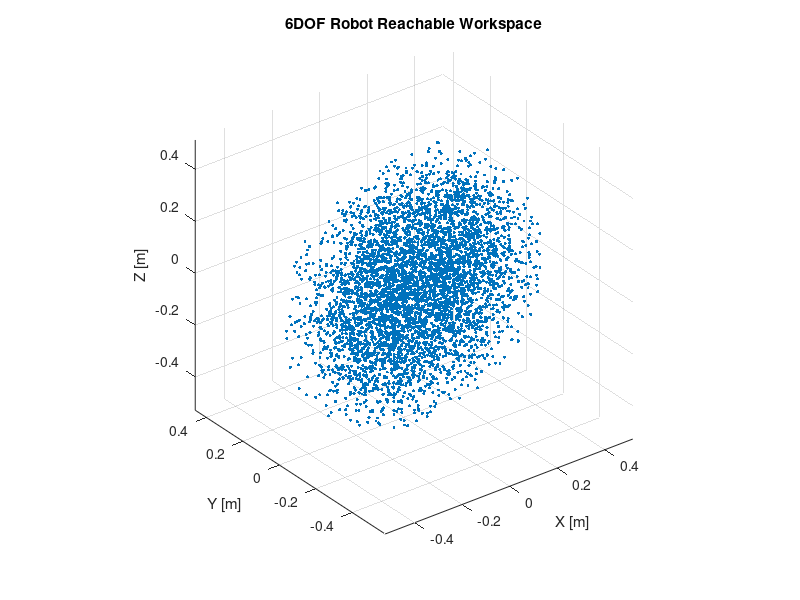

MATLAB code to generate this figure:
clc; clear; close all;

% Robot Parameters
a1 = 0.2;
a2 = 0.15;
a3 = 0.08;
d1 = 0.06;
d2 = 0.06;
d3 = 0.06;
d4 = 0.03;

% Number of samples
num_samples = 5000;

% Storing end-effector positions
positions = zeros(num_samples, 3);

for i = 1:num_samples
    % Generating random joint angles between -pi to pi
    q = (2*pi)*rand(6,1) - pi;

    % forward kinematics
    T = eye(4);
    
    DH_params = [  0,    pi/2, d1, q(1);
                 a1,      0,   0,  q(2);
                 a2,      0,   0,  q(3);
                 a3,   pi/2,  d2,  q(4);
                  0,  -pi/2,  d3,  q(5);
                  0,      0,  d4,  q(6)];

    for j = 1:6
        a = DH_params(j,1);
        alpha = DH_params(j,2);
        d = DH_params(j,3);
        theta = DH_params(j,4);

        A = [cos(theta), -sin(theta), 0, a;
             sin(theta)*cos(alpha), cos(theta)*cos(alpha), -sin(alpha), -sin(alpha)*d;
             sin(theta)*sin(alpha), cos(theta)*sin(alpha), cos(alpha), cos(alpha)*d;
             0, 0, 0, 1];

        T = T * A;
    end

    % Extracting the positions
    positions(i,:) = T(1:3,4)';
end

% Ploting the workspace
figure;
scatter3(positions(:,1), positions(:,2), positions(:,3), 5, 'filled');
xlabel('X [m]'); ylabel('Y [m]'); zlabel('Z [m]');
title('6DOF Robot Reachable Workspace');
grid on;
axis equal;
view(3);
